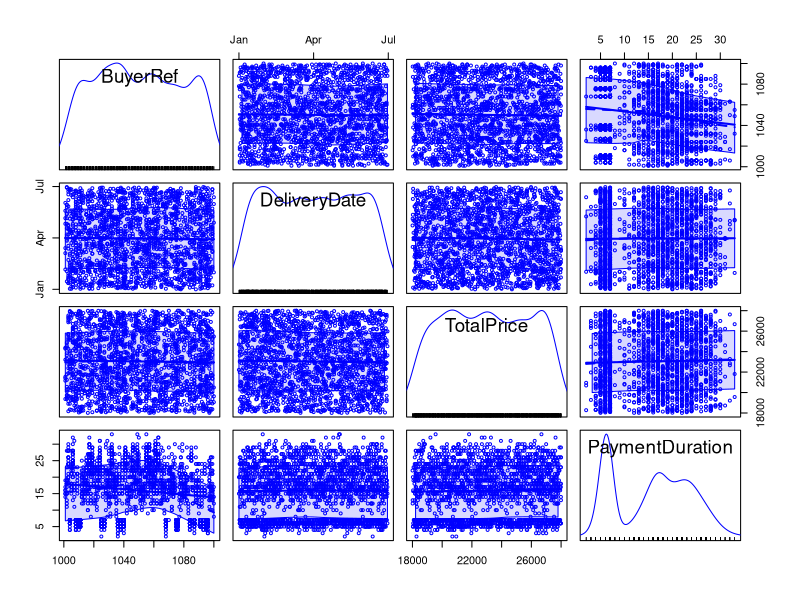
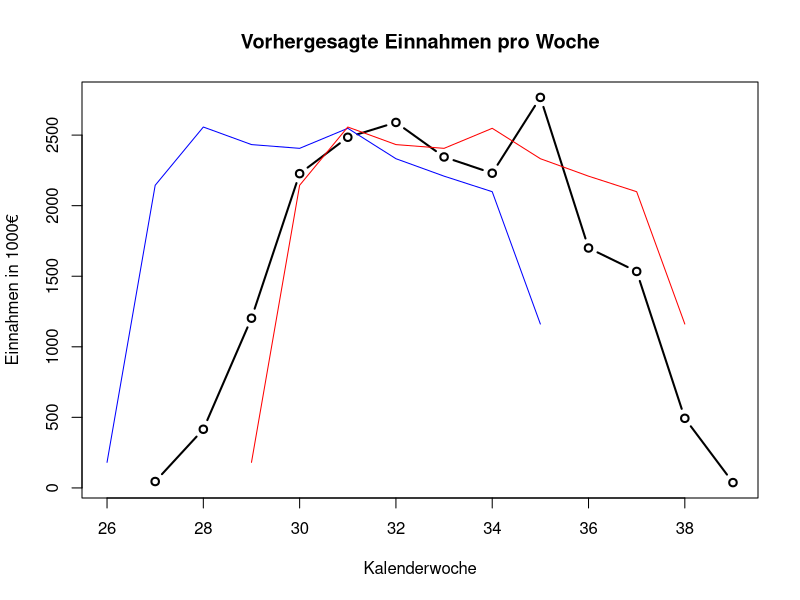

Here is the R script that generated these plots, in order:
# load some package for a nice visualization
library("car")
#library("sm")
library("mclust")


# load data from csv file
SalesOrders <- read.csv("data/SalesOrders.csv", 
                        sep=";",
                        stringsAsFactors=FALSE)
# convert strings to dates
SalesOrders$DeliveryDate <- as.Date(SalesOrders$DeliveryDate, format="%Y-%m-%d")

# Visualize raw data
scatterplotMatrix(SalesOrders, cex=0.6)

# Prepare for customer specific analysis
# Time Series Objects
Pd.ts     <- aggregate(x=SalesOrders$PaymentDuration, by=list(Customer=SalesOrders$BuyerRef), FUN=ts)
names(Pd.ts) <- c("Customer", "TimeSeries")

# Mean value of time series
Pd.mean        <- sapply(Pd.ts[, "TimeSeries"], FUN=mean)
names(Pd.mean) <- c("Mean")
# Standard deviation of time series
# for R "runaways" :-)
Pd <- cbind(Pd.ts, Mean=Pd.mean, StdDev=sapply(Pd.ts[, "TimeSeries"], FUN=sd))

# example for more attributes and merge
Pd.nr          <- aggregate(x=SalesOrders$PaymentDuration, by=list(Customer=SalesOrders$BuyerRef), FUN=length)
names(Pd.nr)   <- c("Customer", "NrDel")
Pd <- merge(Pd, Pd.nr)

# sort the columns (Attribute "TimeSeries" at the end -> printout looks much nicer)
Pd <- Pd[, c(1,3,4,5,2)]

# define predictor
predict.payDur <- function(ID) {
    i <- match(ID, Pd$Customer, nomatch = 0)
    if(i==0) {
      # unknown customer, best guess:
      # return mean value and standard deviation of all historical PaymentDuration
      payDur.mean <- mean(unlist(Pd[,"TimeSeries"]))
      payDur.sd   <- sd(unlist(Pd[,"TimeSeries"]))
    } else {
      payDur.mean <- Pd[Pd$Customer == Pd$Customer[i], "Mean"]
      payDur.sd   <- Pd[Pd$Customer == Pd$Customer[i], "StdDev"]
    }
    return(c(payDur.mean, payDur.sd))
}


# create some sample SalesOrders for testing
set.seed(1234)               # set seed for random number generation
d0         <- as.Date("1970-01-01")  # set constant begin of date
date.min   <- as.Date("2012-07-01")
date.max   <- as.Date("2012-08-31")
nr         <- 1000
cust.test  <- round(runif(nr, min=1001, max=1100))
date.test  <- d0 + round(runif(nr, min = date.min-d0, max = date.max-d0))
total.test <- 10000+round(rnorm(nr, mean=10000, sd=5000))

SO.test    <- data.frame(Customer=cust.test, 
                         DeliveryDate=date.test, 
                         delivery.week=as.numeric(format(date.test, "%W")),
                         TotalPrice=total.test
)

# estimation of sum per week
sum.week <- aggregate(x=SO.test$TotalPrice/1000, by=list(SO.test$delivery.week), FUN=sum)
names(sum.week) <- c("delivery.week","TotalSum")

sum.week$target.week <- sum.week$delivery.week+3

# plot(sum.week[, c("delivery.week", "TotalSum")], type="b", col="blue")
# lines(sum.week[, c("target.week", "TotalSum")], type="b", col="red")

sum.week$target.week <- sum.week$delivery.week+3


# apply predictor
cust.pred <- t(sapply(SO.test$Customer, FUN=predict.payDur))
SO.test   <- cbind(SO.test,
                   predict.mean=cust.pred[,1], 
                   predict.lower=cust.pred[,1]-cust.pred[,2],
                   predict.upper=cust.pred[,1]+cust.pred[,2],
                   predict.sd=cust.pred[,2],
                   predict.date=SO.test$DeliveryDate       + round(cust.pred[,1]),
                   predict.date.lower=SO.test$DeliveryDate + round(cust.pred[,1]-cust.pred[,2]),
                   predict.date.upper=SO.test$DeliveryDate + round(cust.pred[,1]+cust.pred[,2])
)
SO.test$predict.week       <- as.numeric(format(SO.test[,9], "%W"))
SO.test$predict.week.lower <- as.numeric(format(SO.test[,10], "%W"))
SO.test$predict.week.upper <- as.numeric(format(SO.test[,11], "%W"))

# plot sum per day
# sum.day <- aggregate(x=SO.test$TotalPrice, by=list(SO.test$predict.date), FUN=sum)
# names(sum.day) <- c("predicted.date","TotalSum")
# plot(sum.day, type="l")

# plot sum per week
sum.week.pred <- aggregate(x=SO.test$TotalPrice/1000, by=list(SO.test$predict.week), FUN=sum)
names(sum.week.pred) <- c("predicted.week","TotalSum")

plot(sum.week.pred, type="b", lwd=2, xlim=c(26,39), 
     main="Vorhergesagte Einnahmen pro Woche",
     xlab="Kalenderwoche",
     ylab="Einnahmen in 1000€")
lines(sum.week[, c("delivery.week", "TotalSum")], type="l", col="blue")
lines(sum.week[, c("target.week", "TotalSum")], type="l", col="red")

# define function for moving average
moving.average <- function(ts.data, weights=rep(1,times=5)){
  # set filter for moving average
  k <- weights
  k <- k/sum(k)
  if(length(ts.data) > length(k)) {
    return(filter(ts.data, method="convolution", sides=1, k))
  } else {
    return(ts.data)
  }
}

Pd.fts <- lapply(Pd[,5], FUN=moving.average)
